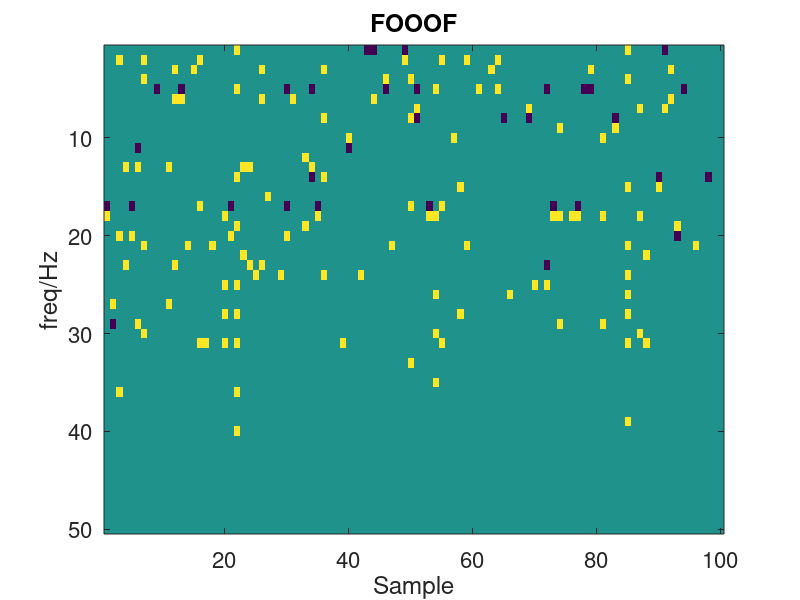

Write MATLAB code to recreate this figure.
clc;clear;close all;

% peakMap

load standard3.mat peakMap
load XiPi_results3.mat XiPi_peakMap
load FOF_results3.mat FOOOF_peakMap

%% imagesc  黄色为FP 蓝色为FN
% standrad
imagesc(peakMap)
set(gca,'fontSize',16)
xlabel('Repeated simulations')  
title('The set centering frequency')
set(gca,'fontName','Arial','ytick',[])

% XiPi
XiPi_sub = XiPi_peakMap - peakMap;
imagesc(XiPi_sub)
set(gca,'fontSize',16)
xlabel('Sample')  
ylabel('freq/Hz')
title('ξ-π')

FOOOF_sub = FOOOF_peakMap - peakMap;
imagesc(FOOOF_sub)
set(gca,'fontSize',16)
xlabel('Sample')  
ylabel('freq/Hz')
title('FOOOF')